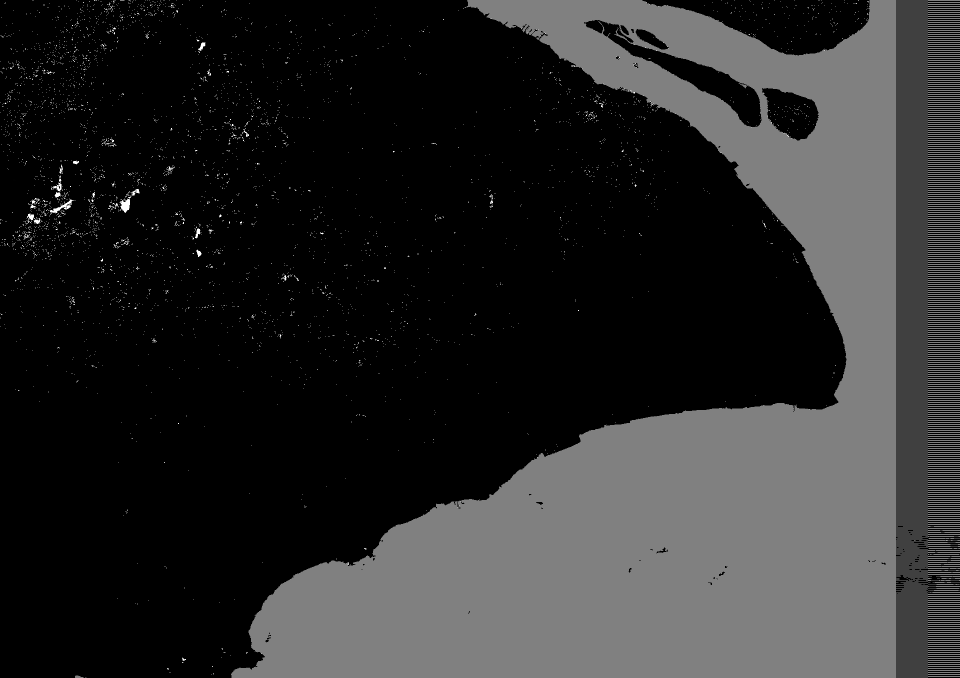
#> input picture Shanghai-90m-DEM.tif, 1920 x 1356 px (shown at 1/2 size)
$ python plot_tif.py
#> lines starting #> are read from the running program, lines starting #| are printed output that depends on the picture; after the words box and inside, x2 and y2 are one past the last pixel; in counts of white or black regions, pixels touching at a corner belong together
# -*- coding: utf-8 -*-

# %%
import cv2
import numpy as np
import matplotlib.pyplot as plt
from matplotlib import cm

# %%
fname = 'Shanghai-90m-DEM.tif'
# fname = 'Rome-30m-DEM.tif'
Z = cv2.imread(fname)
#> Z is the input picture: shape (1356, 1920, 3); min 0, max 255, mean 42.7
print('Raw shape is', Z.shape)
#| Raw shape is (1356, 1920, 3)
Z = Z[:, :, 0]
#> Z: shape (1356, 1920)
print(Z.shape)
#| (1356, 1920)
#| Raw shape is (1356, 1920, 3)
#| (1356, 1920)
#| Working on Z, shape (1356, 1920)


# %%
# Computing histogram and threshold idx for covering population
# Output:
# 0 log histogram counting
# 1 bin edges
# 2 threshold index of population rate
def compute_histogram(d, bins=100, rate=1-0.002):
#> called with bins = 100, rate = 0.998
    d = d[d > 0]
    bins = min(len(np.unique(d)), bins)
#> bins = 3
    print('bins is', bins)
#| bins is 3
    # Compute histogram
    hist, bins = np.histogram(d, bins=bins)
#> hist = [12, 848021, 10007]; bins = [1, 85.67, 170.3, 255]
    # Adjust bins since it stores bin edges and its length is len(hist)+1
    bins = bins[:-1]
#> bins = [1, 85.67, 170.3]
    # Compute threshold idx covers rate on population
    n, m = len(hist), sum(hist) * rate
#> n = 3; m = 856323.9
    for j in range(n):
        if m <= 0:
            break
        m -= hist[j]
#> this loop made 3 passes
#> m on passes 1 to 3: 856311.9, 8290.9, -1716.1
#> after the loop, m = -1716.1
    # Return outputs
    return np.log(hist), bins, j


# Plot Z and its histogram
def plot_geometric(Z, hist, bins, idx, fig, axes_map, axes_hist):
    # Plot histogram on hist panel
    axes_hist.bar(bins, hist)
    # Draw red line on idx
    axes_hist.bar(bins[idx], hist[idx], color='red')
    axes_hist.text(bins[idx], hist[idx],
                   'Cut on %d' % (bins[idx]), color='red')

    # Plot Z on map panel
    cut = bins[idx]
    Z_cut = Z.copy()
    Z_cut[Z > cut] = cut
    fig.colorbar(axes_map.imshow(Z_cut), ax=axes_map)

# %%


# Read tif and change it into 2-D matrix
fname = 'Shanghai-90m-DEM.tif'
# fname = 'Rome-30m-DEM.tif'
Z = cv2.imread(fname)
print('Raw shape is', Z.shape)
Z = Z[:, :, 0]
print(Z.shape)

# %%

# Prepare painting
fig, axes = plt.subplots(2, 2, figsize=(10, 5))


# Compute and display on raw Z
print('Working on Z, shape', Z.shape)
hist, bins, idx = compute_histogram(Z.copy())
#> hist = [2.48, 13.65, 9.21]; bins = [1, 85.67, 170.3]; idx = 2
plot_geometric(Z, hist, bins, idx, fig, axes[0][0], axes[0][1])
#> in plot_geometric, `cut = bins[idx]`: cut = 170.3
#> in plot_geometric, `Z_cut[Z > cut] = cut`:
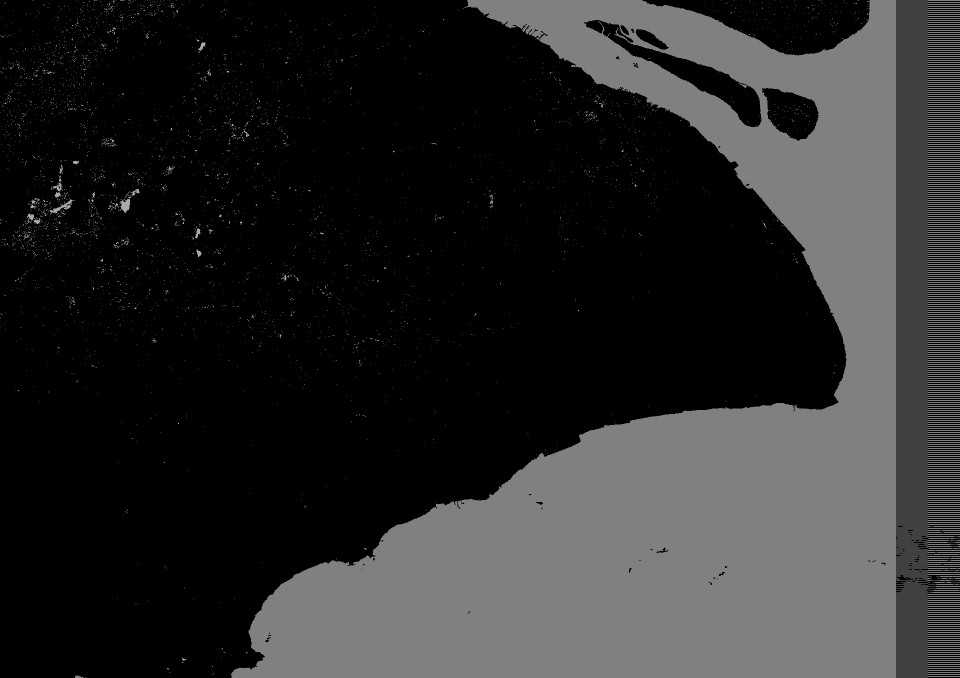
#> Z_cut: shape (1356, 1920) (shown at 1/2 size); min 0, max 170, mean 42.3

# Compute and display on box Z
box = [(100, 1000), 400, 300]
# Draw box on raw map
axes[0][0].add_patch(plt.Rectangle((box[0][1], box[0][0]), box[2], box[1],
                                   facecolor='None', edgecolor='red'))
# Fetch Z in box
box_Z = Z[box[0][0]:box[0][0]+box[1], box[0][1]:box[0][1]+box[2]]
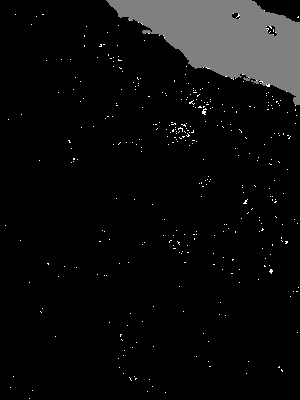
#> box_Z: shape (400, 300); min 0, max 255, mean 12.7
# Working on box_Z
print('Working on box_Z, shape', box_Z.shape)
#| Working on box_Z, shape (400, 300)
hist, bins, idx = compute_histogram(box_Z.copy())
#| bins is 2
#> the loop in compute_histogram (call 2), `for j in range(n):` made 2 passes
#> m on passes 1 to 2: 614.5, -22.53
#> hist = [9.27, 6.46]; bins = [128, 191.5]; idx = 1
plot_geometric(box_Z, hist, bins, idx, fig, axes[1][0], axes[1][1])
#> call 2 of plot_geometric, with hist = array of shape (2,), bins = array of shape (2,), idx = 1
#> in plot_geometric (call 2), `cut = bins[idx]`: cut = 191.5
#> in plot_geometric (call 2), `Z_cut[Z > cut] = cut`:
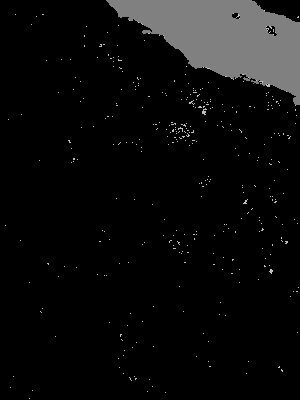
#> Z_cut: shape (400, 300); 0.53% of pixels changed, all inside (x1, y1, x2, y2) = (5, 10, 299, 399)

# Paint axes
fig.tight_layout()
plt.show()
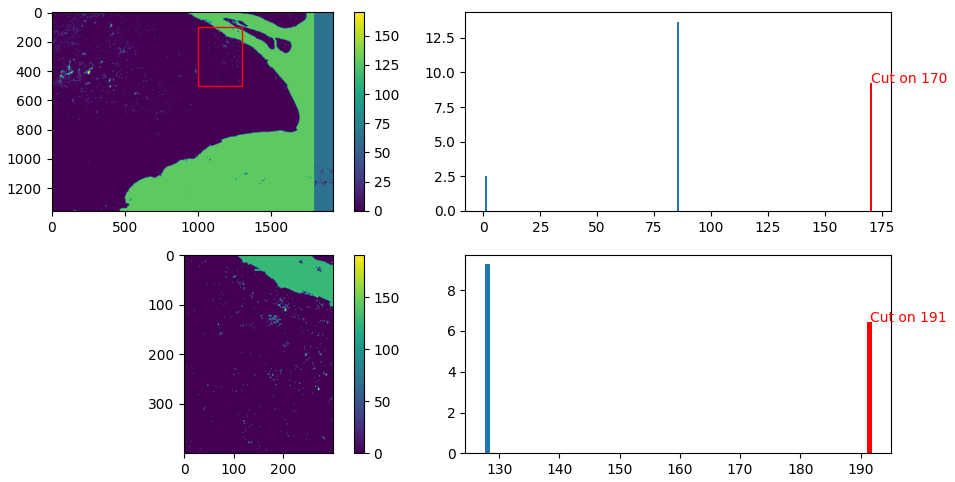
#> figure drawn by matplotlib, 6 panels; panel 2: tallest bar 13.65 high, from x = 85.27 to 86.07

# %%
